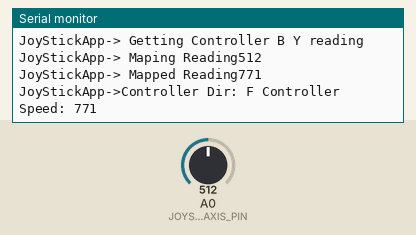
Simulated run of this sketch. Board: Arduino Uno, built with avr-gcc and run on an emulated ATmega328P. Shown: the last lines printed to the serial monitor. Inputs (shaded band) come from the test bench; at power-on: A0 (JOYSTICK_A_X_AXIS_PIN) = 512.

Above: at 1.2 s.
1.3 s: A0 (JOYSTICK_A_X_AXIS_PIN) set to 122
At 1.92 s:
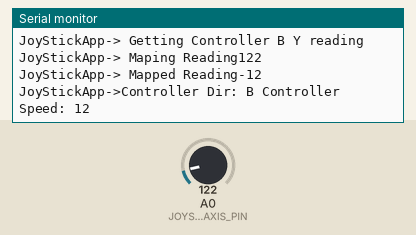
3.6 s: A0 (JOYSTICK_A_X_AXIS_PIN) set to 0
At 4.03 s:
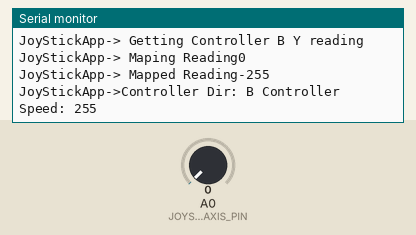
Timing chart, 0 to 6.6 s (numbered marks = the images above; inputs shaded):
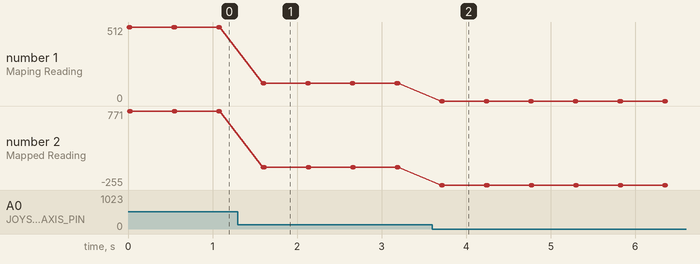

The sketch:

JoyStick.ino
```cpp
#include "Common.h"
#include "JoyStickController.h"

void setup()
{
  SERIAL_DEBUG.begin(SERIAL_DEBUG_BAUDRATE);
  JoyStickController_Setup();

}

void loop()
{

  JoyStickController_Loop();
  JoyStickControllerA_GetSW();
  JoyStickControllerB_GetSW();
  delay(500);
}
```

Common.h
```cpp
#ifndef _COMMON_APP_
#define _COMMON_APP_

#include <Arduino.h>


#define SERIAL_DEBUG Serial
#define SERIAL_DEBUG_BAUDRATE 115200

#define MOVE_STOP     'S'
#define MOVE_FORWARD  'F'
#define MOVE_BACKWARD 'B'
#define MOVE_LEFT     'L'
#define MOVE_RIGHT    'R'
#define MOVE_UP       'U'
#define MOVE_DOWN     'D'

#endif /*_COMMON_APP_*/
```

JoyStickController.cpp
```cpp
#include <Arduino.h>
#include "Common.h"
#include "JoyStickController_cfg.h"

static uint8_t Dir = MOVE_STOP;
static int16_t Speed = 0;

static int16_t JoyStickController_MapReading(int16_t inputReading)
{
  #if LOY_STICK_C_SERIAL_DEBUG
  SERIAL_DEBUG.print("JoyStickApp-> Maping Reading");
  SERIAL_DEBUG.println(inputReading);
  #endif

  if(inputReading >= ZERO_ADC_READING) // in (MAX ADC 255 ~ Zero ADC 128)
  {
      inputReading = map(inputReading, ZERO_ADC_READING, MAX_ADC_READING,
                                       ZERO_MAP_READING, MAX_MAP_READING);
  }
  else
  {
      inputReading = map(inputReading,MIN_ADC_READING, ZERO_ADC_READING,
                                      MIN_MAP_READING, ZERO_MAP_READING);
  }

  #if LOY_STICK_C_SERIAL_DEBUG
  SERIAL_DEBUG.print("JoyStickApp-> Mapped Reading");
  SERIAL_DEBUG.println(inputReading);
  #endif

  return inputReading;
}


void JoyStickControllerA_Setup(void)
{
  #if LOY_STICK_C_SERIAL_DEBUG
  SERIAL_DEBUG.println("JoyStickApp-> Setup Controller A");
  #endif

  pinMode(JOYSTICK_A_X_AXIS_PIN,INPUT);
  pinMode(JOYSTICK_A_Y_AXIS_PIN,INPUT);
  pinMode(JOYSTICK_A_SW_PIN,INPUT);
}

int16_t JoyStickControllerA_GetXReading(void)
{
  #if LOY_STICK_C_SERIAL_DEBUG
  SERIAL_DEBUG.println("JoyStickApp-> Getting Controller A X reading");
  #endif

  int16_t AnalogReading = analogRead(JOYSTICK_A_X_AXIS_PIN); // 0  128  255 -> -255 0 255
  AnalogReading = JoyStickController_MapReading(AnalogReading);
  return AnalogReading;
}

int16_t JoyStickControllerA_GetYReading(void)
{
  #if LOY_STICK_C_SERIAL_DEBUG
  SERIAL_DEBUG.println("JoyStickApp-> Getting Controller A Y reading");
  #endif

  int16_t AnalogReading = analogRead(JOYSTICK_A_Y_AXIS_PIN);
  AnalogReading = JoyStickController_MapReading(AnalogReading);
  return AnalogReading;
}

uint8_t JoyStickControllerA_GetSW(void)
{
  uint8_t Reading = 0;
  if(HIGH == digitalRead(JOYSTICK_A_SW_PIN))
  {
    Reading = 1;

    #if LOY_STICK_C_SERIAL_DEBUG
    SERIAL_DEBUG.println("JoyStickApp->Controller A sw is pressed");
    #endif
  }

  return Reading;
}


void JoyStickControllerB_Setup(void)
{
  #if LOY_STICK_C_SERIAL_DEBUG
  SERIAL_DEBUG.println("JoyStickApp-> Setup Controller B");
  #endif

  pinMode(JOYSTICK_B_X_AXIS_PIN,INPUT);
  pinMode(JOYSTICK_B_Y_AXIS_PIN,INPUT);
  pinMode(JOYSTICK_B_SW_PIN,INPUT);
}

int16_t JoyStickControllerB_GetXReading(void)
{
  #if LOY_STICK_C_SERIAL_DEBUG
  SERIAL_DEBUG.println("JoyStickApp-> Getting Controller B X reading");
  #endif

  int16_t AnalogReading = analogRead(JOYSTICK_B_X_AXIS_PIN);
  AnalogReading = JoyStickController_MapReading(AnalogReading);
  return AnalogReading;
}

int16_t JoyStickControllerB_GetYReading(void)
{
  #if LOY_STICK_C_SERIAL_DEBUG
  SERIAL_DEBUG.println("JoyStickApp-> Getting Controller B Y reading");
  #endif

  int16_t AnalogReading = analogRead(JOYSTICK_B_Y_AXIS_PIN);
  AnalogReading = JoyStickController_MapReading(AnalogReading);
  return AnalogReading;
}

uint8_t JoyStickControllerB_GetSW(void)
{
  uint8_t Reading = 0;
  if(HIGH == digitalRead(JOYSTICK_B_SW_PIN))
  {
    Reading = 1;

    #if LOY_STICK_C_SERIAL_DEBUG
    SERIAL_DEBUG.println("JoyStickApp->Controller B sw is pressed");
    #endif
  }
 return Reading;
}


void JoyStickController_Setup(void)
{
    JoyStickControllerA_Setup();
    JoyStickControllerB_Setup();
}


void JoyStickController_Loop(void)
{
  int16_t AX_Reading = JoyStickControllerA_GetXReading(); // -255 ~ 255
  int16_t AY_Reading = JoyStickControllerA_GetYReading(); // -255 ~ 255
  int16_t BY_Reading = JoyStickControllerB_GetYReading(); // -255 ~ 255

  if(AY_Reading < ZERO_MAP_READING )
  {
    Dir = MOVE_BACKWARD;
    Speed = abs(AY_Reading);
  }
  else if(AY_Reading == ZERO_MAP_READING)
  {
    Dir = MOVE_STOP;
    Speed = 0;
  }
  else if(AY_Reading > ZERO_MAP_READING)
  {
      Dir = MOVE_FORWARD;
      Speed = abs(AY_Reading);
  }


  else if(AX_Reading < ZERO_MAP_READING)
  {
      Dir = MOVE_LEFT;
      Speed = abs(AX_Reading);
  }
  else if(AX_Reading == ZERO_MAP_READING)
  {
      Dir = MOVE_STOP;
      Speed = 0;
  }
  else if(AX_Reading > ZERO_MAP_READING)
  {
      Dir = MOVE_RIGHT;
      Speed = abs(AX_Reading);
  }

  else if(BY_Reading < ZERO_MAP_READING )
  {
    Dir = MOVE_DOWN;
    Speed = abs(BY_Reading);
  }
  else if(BY_Reading == ZERO_MAP_READING)
  {
    Dir = MOVE_STOP;
    Speed = 0;
  }
  else if(BY_Reading > ZERO_MAP_READING)
  {
      Dir = MOVE_UP;
      Speed = abs(BY_Reading);
  }

  #if LOY_STICK_C_SERIAL_DEBUG
  SERIAL_DEBUG.print ("JoyStickApp->Controller Dir: ");
  SERIAL_DEBUG.print ((char)Dir);
  SERIAL_DEBUG.print (" Controller Speed: ");
  SERIAL_DEBUG.println (Speed);
  #endif

}

uint8_t JoyStickController_GetDir(void)
{
  return Dir;
}

int16_t JoyStickController_GetSpd(void)
{
  return Speed;
}
```

JoyStickController.h
```cpp
#ifndef _JOYSTICK_CONTROLLER_APP_
#define _JOYSTICK_CONTROLLER_APP_


uint8_t JoyStickController_Setup(void);
void    JoyStickController_Loop(void);

uint8_t JoyStickController_GetDir(void);
int16_t JoyStickController_GetSpd(void);
uint8_t JoyStickControllerA_GetSW(void);
uint8_t JoyStickControllerB_GetSW(void);

#endif /*_JOYSTICK_CONTROLLER_APP_*/
```

JoyStickController_cfg.h
```cpp
#ifndef _JOYSTICK_CONTROLLER_CFG_
#define _JOYSTICK_CONTROLLER_CFG_

#define  LOY_STICK_C_SERIAL_DEBUG 1


#define JOYSTICK_A_X_AXIS_PIN A0
#define JOYSTICK_A_Y_AXIS_PIN A0
#define JOYSTICK_A_SW_PIN     1


#define JOYSTICK_B_X_AXIS_PIN A0
#define JOYSTICK_B_Y_AXIS_PIN A0
#define JOYSTICK_B_SW_PIN     1

#define MAX_ADC_READING  255
#define ZERO_ADC_READING 128
#define MIN_ADC_READING  0

#define MAX_MAP_READING      255
#define ZERO_MAP_READING     0
#define MIN_MAP_READING     -255
#endif /*_JOYSTICK_CONTROLLER_CFG_*/
```

Measured:
- after the input at 1.3 s, the serial monitor: prints a new line after 0.29 s (image 1)
- after the input at 3.6 s, the serial monitor: prints a new line after 0.10 s (image 2)
- plotted number 1: 512 → 122 after the input at 1.3 s, 122 → 0 after the input at 3.6 s
- plotted number 2: 771 → -12 after the input at 1.3 s, -12 → -255 after the input at 3.6 s
